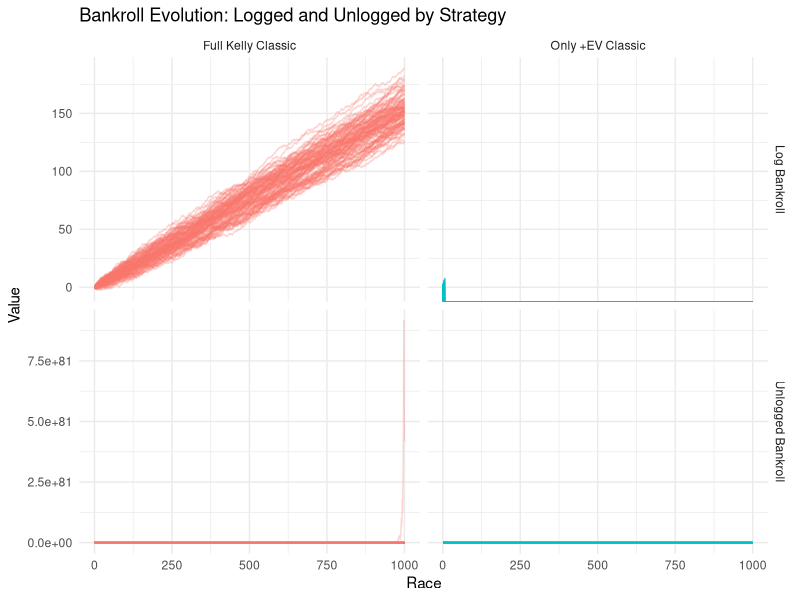
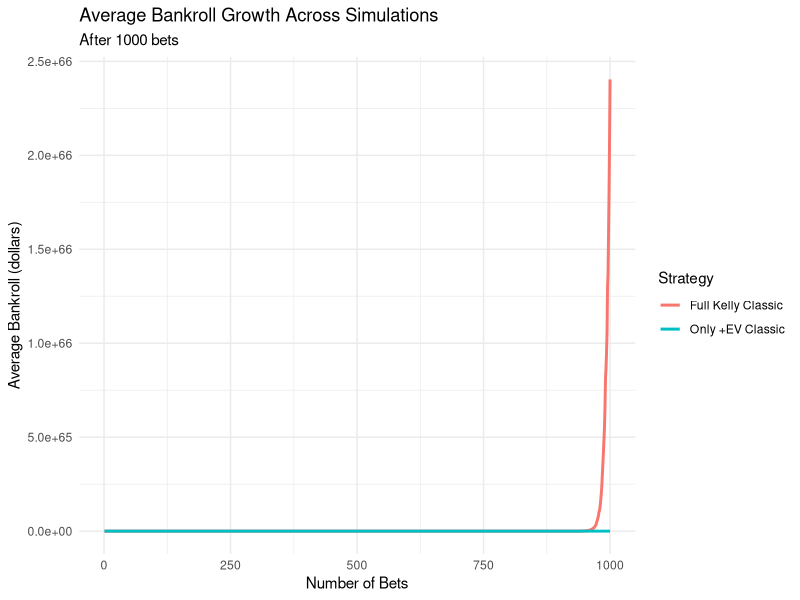

Source code (R) for these figures, in order:
library(tidyverse)

# Parameters
probs <- c(0.55, 0.25, 0.1)
alphas <- c(3, 3.2, 8)
M <- 100   # number of simulations
N <- 1000  # number of bets per simulation

# Kelly bet sizes (fraction of bankroll)
kelly_bets <- pmax(0, (probs * alphas - 1) / (alphas - 1))

# Normalize if total bet > 1
if (sum(kelly_bets) > 1) {
  kelly_bets <- kelly_bets / sum(kelly_bets)
}

# Only +EV bets strategy
evs <- probs * alphas - 1
plus_ev_bets <- ifelse(evs > 0, kelly_bets, 0)
if (sum(plus_ev_bets) > 0) {
  plus_ev_bets <- plus_ev_bets / sum(plus_ev_bets)
}

# Simulation function for bankroll and log_bankroll
simulate_bankrolls <- function(fractions, strategy_name, M, N) {
  res <- vector("list", M)
  for (m in seq_len(M)) {
    bankroll <- 1
    logs <- numeric(N)
    raw <- numeric(N)
    for (n in seq_len(N)) {
      winner <- sample(1:3, size = 1, prob = probs)
      total_bet <- sum(fractions)
      gain <- 1 - total_bet + fractions[winner] * alphas[winner]
      bankroll <- bankroll * gain
      logs[n] <- log(bankroll)
      raw[n] <- bankroll
    }
    res[[m]] <- tibble(
      step = 1:N,
      log_bankroll = logs,
      bankroll = raw,
      sim = m,
      strategy = strategy_name
    )
  }
  bind_rows(res)
}

set.seed(42)
full_kelly_sim <- simulate_bankrolls(kelly_bets, "Full Kelly Classic", M, N)
plus_ev_sim <- simulate_bankrolls(plus_ev_bets, "Only +EV Classic", M, N)

# Combine all simulations
all_sim <- bind_rows(full_kelly_sim, plus_ev_sim)

# Prepare data for faceted plot (unlogged and logged)
facet_data <- all_sim %>%
  pivot_longer(cols = c(bankroll, log_bankroll),
               names_to = "metric",
               values_to = "value") %>%
  mutate(metric = recode(metric,
                         bankroll = "Unlogged Bankroll",
                         log_bankroll = "Log Bankroll"))

# Facet grid plot: 4 panels (metric × strategy)
facet_plot_4 <- facet_data %>%
  ggplot(aes(x = step, y = value, color = strategy, group = interaction(strategy, sim))) +
  geom_line(alpha = 0.3) +
  facet_grid(metric ~ strategy, scales = "free_y") +
  labs(title = "Bankroll Evolution: Logged and Unlogged by Strategy",
       x = "Race",
       y = "Value",
       color = "Strategy") +
  theme_minimal() +
  theme(legend.position = "none")

print(facet_plot_4)

# Calculate average log bankroll at final bet (step N)
avg_log_bankroll <- all_sim %>%
  filter(step == N) %>%
  group_by(strategy) %>%
  summarise(
    avg_log_bankroll = mean(log_bankroll),
    .groups = "drop"
  ) %>%
  mutate(
    avg_bankroll = exp(avg_log_bankroll)
  )

print(avg_log_bankroll)

# Print best strategy info and difference
best_strategy <- avg_log_bankroll %>%
  filter(avg_bankroll == max(avg_bankroll))

diff_dollars <- diff(avg_log_bankroll$avg_bankroll)

cat("Strategy yielding more wealth on average:", best_strategy$strategy, "\n")
cat("Average bankroll:", round(best_strategy$avg_bankroll, 4), "dollars\n")
cat("Difference between strategies:", round(abs(diff_dollars), 4), "dollars\n")

# Plot average bankroll growth over all simulations (exponentiated mean log bankroll)
avg_log_growth <- all_sim %>%
  group_by(strategy, step) %>%
  summarise(avg_log_bankroll = mean(log_bankroll), .groups = "drop")

ggplot(avg_log_growth, aes(x = step, y = exp(avg_log_bankroll), color = strategy)) +
  geom_line(size = 1) +
  labs(
    title = "Average Bankroll Growth Across Simulations",
    subtitle = paste0("After ", N, " bets"),
    x = "Number of Bets",
    y = "Average Bankroll (dollars)",
    color = "Strategy"
  ) +
  theme_minimal()
